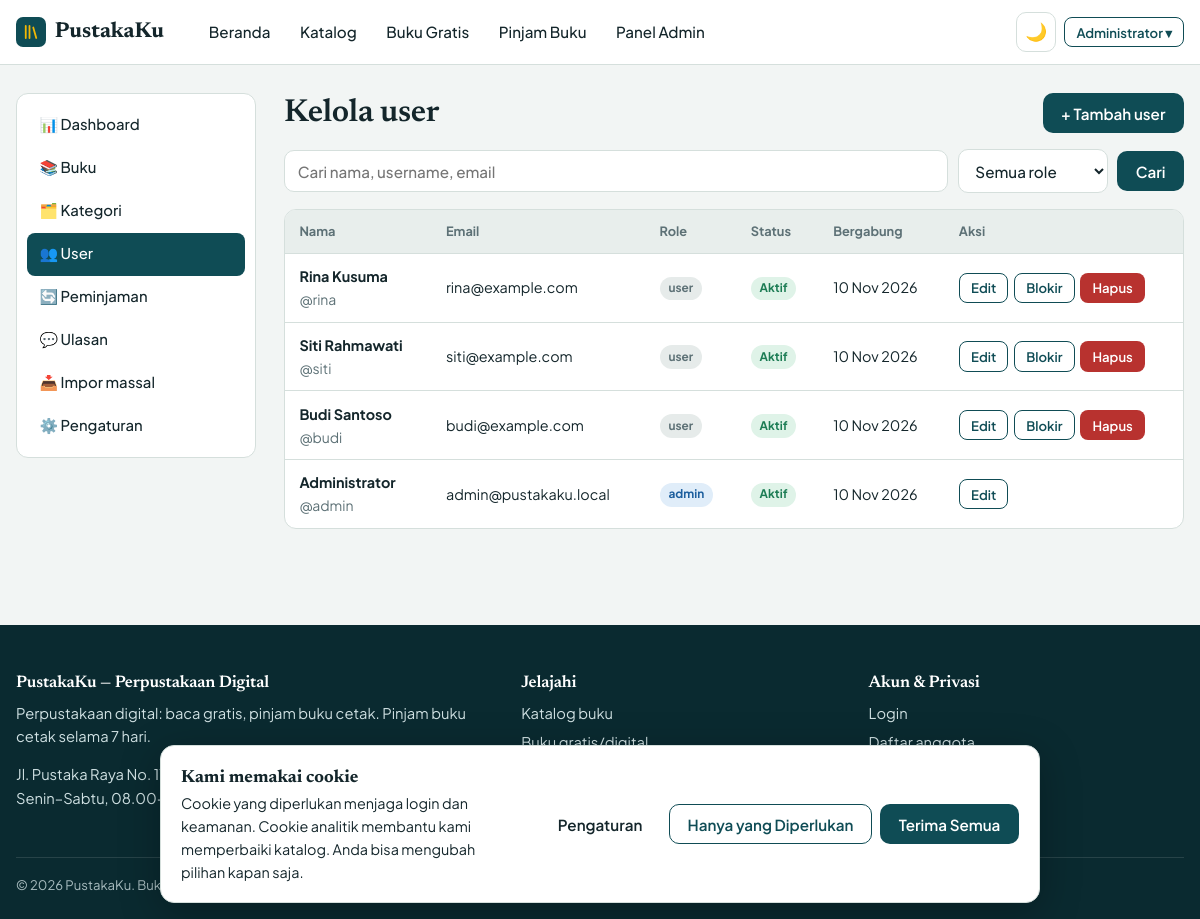
The app's page /admin/users (signed in) with its own data.
### models.py (models this page shows, shortened)
class User(UserMixin, db.Model):
    id = db.Column(db.Integer, primary_key=True)
    name = db.Column(db.String(100), nullable=False)
    username = db.Column(db.String(40), unique=True, nullable=False, index=True)
    email = db.Column(db.String(120), unique=True, nullable=False, index=True)
    password_hash = db.Column(db.String(255), nullable=False)
    role = db.Column(db.String(10), nullable=False, default="user")  # "user" | "admin"
    active = db.Column(db.Boolean, nullable=False, default=True)     # False = diblokir
    created_at = db.Column(db.DateTime, default=datetime.now)
    loans = db.relationship("Loan", backref="user", cascade="all, delete-orphan", lazy="dynamic")
    reviews = db.relationship("Review", backref="user", cascade="all, delete-orphan", lazy="dynamic")
    favorites = db.relationship("Favorite", backref="user", cascade="all, delete-orphan", lazy="dynamic")
    @property
    def is_admin(self):
        return self.role == "admin"
    @property
    def is_active(self):  # dipakai Flask-Login; akun diblokir tidak bisa login
        return self.active

### routes/admin.py (the view)
@admin_bp.route("/users")
def users():
    q = request.args.get("q", "").strip()
    role = request.args.get("role", "")
    page = request.args.get("page", 1, type=int)
    query = User.query
    if q:
        query = query.filter(or_(User.name.ilike(like(q), escape="\\"), User.username.ilike(like(q), escape="\\"),
                                 User.email.ilike(like(q), escape="\\")))
    if role in ("user", "admin"):
        query = query.filter(User.role == role)
    pag = query.order_by(User.id.desc()).paginate(page=page, per_page=per_page(), error_out=False)
    return render_template("admin/users.html", pag=pag)

### models.py (called while the page is built)
@login_manager.user_loader
def load_user(user_id):
    return db.session.get(User, int(user_id))

### routes/admin.py (called while the page is built)
@admin_bp.before_request
@admin_required
def guard():
    return None

def per_page():
    return current_app.config["ADMIN_PER_PAGE"]

### utils.py (called while the page is built, shortened)
def admin_required(view):
    @wraps(view)
    def wrapper(*args, **kwargs):
        if not current_user.is_authenticated:
            return current_app.login_manager.unauthorized()
        if not current_user.is_admin:
            abort(403)
        return view(*args, **kwargs)
    return wrapper

def parse_consent(raw):
    if not raw or len(raw) > 40:
        return None

def all_settings():
    from flask import g
    if "site_settings" not in g:
        from models import Setting
        data = dict(DEFAULT_SETTINGS)
        try:
            data.update({s.key: (s.value or "") for s in Setting.query.all()})
        except Exception:  # tabel belum dibuat
            pass
        g.site_settings = data
    return g.site_settings

### templates/admin/users.html (shortened to what this page needs)
{% extends "admin/base.html" %}
{% from "_macros.html" import csrf, pagination %}
{% block admin_content %}
<div class="row row-between" style="margin-bottom:1rem"><h1 style="font-size:2rem; margin:0">Kelola user</h1><a class="btn" href="{{ url_for('admin.user_form') }}">+ Tambah user</a></div>
<form class="toolbar" method="get">
  <input class="input grow" type="search" name="q" value="{{ request.args.get('q', '') }}" placeholder="Cari nama, username, email" aria-label="Cari">
  <select class="input" name="role" aria-label="Role"><option value="">Semua role</option></select>
  <button class="btn" type="submit">Cari</button>
</form>
<div class="table-wrap"><table class="table"><thead><tr><th>Nama</th><th>Email</th><th>Role</th><th>Status</th><th>Bergabung</th><th>Aksi</th></tr></thead><tbody>
{% for u in pag.items %}<tr>
  <td><b>{{ u.name }}</b><div class="muted small">@{{ u.username }}</div></td><td>{{ u.email }}</td>
  <td><span class="badge badge-{{ 'info' if u.is_admin else 'muted' }}">{{ u.role }}</span></td>
  <td><span class="badge badge-{{ 'success' if u.active else 'danger' }}">{{ 'Aktif' if u.active else 'Diblokir' }}</span></td><td>{{ u.created_at|tgl }}</td>
  <td><div class="actions-cell"><a class="btn btn-outline btn-sm" href="{{ url_for('admin.user_form', user_id=u.id) }}">Edit</a>
    {% if u.id != current_user.id %}
    <form method="post" action="{{ url_for('admin.user_toggle', user_id=u.id) }}" data-confirm="{{ 'Blokir' if u.active else 'Aktifkan' }} akun {{ u.username }}?">{{ csrf() }}<button class="btn btn-outline btn-sm" type="submit">{{ 'Blokir' if u.active else 'Aktifkan' }}</button></form>
    <form method="post" action="{{ url_for('admin.user_delete', user_id=u.id) }}" data-confirm="Hapus user {{ u.username }} beserta datanya?">{{ csrf() }}<button class="btn btn-danger btn-sm" type="submit">Hapus</button></form>{% endif %}</div></td>
</tr>{% else %}<tr><td colspan="6" class="empty">Tidak ada user.</td></tr>{% endfor %}</tbody></table></div>
{% endblock %}

### templates/base.html (shortened to what this page needs)
{% from "_macros.html" import csrf %}
<!DOCTYPE html>
<html lang="id" data-theme="light">
<head>
  <link rel="stylesheet" href="{{ url_for('static', filename='css/style.css') }}">
</head>
<body>
<header class="navbar">
  <div class="container nav-inner">
    <a class="brand" href="{{ url_for('main.index') }}">
      <span class="brand-mark" aria-hidden="true"><svg viewBox="0 0 24 24" fill="none" stroke="#f2b705" stroke-width="2.4" stroke-linecap="round"><path d="M5 4v16M10 4v16M15 6l4 14"/></svg></span>{{ app_name }}
    </a>
    <nav class="nav-links" id="nav-links" aria-label="Navigasi utama">
      <a href="{{ url_for('main.index') }}" class="{{ 'active' if request.endpoint == 'main.index' }}">Beranda</a>
      <a href="{{ url_for('main.books') }}" class="{{ 'active' if request.endpoint == 'main.books' }}">Katalog</a>
      <a href="{{ url_for('main.books', type='digital') }}">Buku Gratis</a>
      <a href="{{ url_for('main.books', type='physical') }}">Pinjam Buku</a>
      {% if current_user.is_authenticated and current_user.is_admin %}<a href="{{ url_for('admin.dashboard') }}">Panel Admin</a>{% endif %}
    </nav>
    <div class="nav-actions">
      <button class="icon-btn" id="theme-toggle" type="button" aria-label="Ganti tema">🌙</button>
      {% if current_user.is_authenticated %}
        <div class="dropdown">
          <button class="btn btn-outline btn-sm" type="button" data-dropdown aria-haspopup="true">{{ current_user.name.split()[0] }} ▾</button>
        </div>
      {% else %}
        <a class="btn btn-ghost btn-sm" href="{{ url_for('auth.login') }}">Login</a>
        {% if site.allow_register == '1' %}<a class="btn btn-sm" href="{{ url_for('auth.register') }}">Register</a>{% endif %}
      {% endif %}
    </div>
  </div>
</header>
<main>{% block content %}{% endblock %}</main>
<footer class="footer">
  <div class="container">
    <div class="footer-grid">
      <div>
        <h4>{{ app_name }} — Perpustakaan Digital</h4>
        <p>{{ site.tagline }} Pinjam buku cetak selama {{ site.loan_days }} hari.</p>
        <p>{{ site.address }}{% if site.contact_email %} · {{ site.contact_email }}{% endif %}<br>{{ site.open_hours }}</p>
      </div>
      <div><h4>Jelajahi</h4><ul>
        <li><a href="{{ url_for('main.books') }}">Katalog buku</a></li>
        <li><a href="{{ url_for('main.books', type='digital') }}">Buku gratis/digital</a></li>
        <li><a href="{{ url_for('main.books', sort='populer') }}">Terpopuler</a></li></ul></div>
      <div><h4>Akun &amp; Privasi</h4><ul>
        <li><a href="{{ url_for('auth.login') }}">Login</a></li>
        {% if site.allow_register == '1' %}<li><a href="{{ url_for('auth.register') }}">Daftar anggota</a></li>{% endif %}
        <li><button type="button" class="link" data-open-cookie>Pengaturan Cookie</button></li></ul></div>
    </div>
    <div class="footer-bottom">© {{ now.year }} {{ app_name }}. Buku digital bersumber dari domain publik dan lisensi terbuka.</div>
  </div>
</footer>
{% include "_cookie_banner.html" %}
</body>
</html>

### records on screen
User: name "Administrator", username "admin", email "admin@pustakaku.local", role "admin", active "Aktif", created_at|tgl "10 Nov 2026"
User: name "Rina Kusuma", username "rina", email "rina@example.com", role "user", active "Aktif", created_at|tgl "10 Nov 2026", active "Blokir"
User: name "Siti Rahmawati", username "siti", email "siti@example.com", role "user", active "Aktif", created_at|tgl "10 Nov 2026", active "Blokir"
User: name "Budi Santoso", username "budi", email "budi@example.com", role "user", active "Aktif", created_at|tgl "10 Nov 2026", active "Blokir"

### other values on screen
{{ app_name }} "PustakaKu"
{{ site.tagline }} "Perpustakaan digital: baca gratis, pinjam buku cetak."
{{ site.loan_days }} "7"
{{ site.address }} "Jl. Pustaka Raya No. 17, Jakarta"
{{ site.open_hours }} "Senin–Sabtu, 08.00–17.00 WIB"
